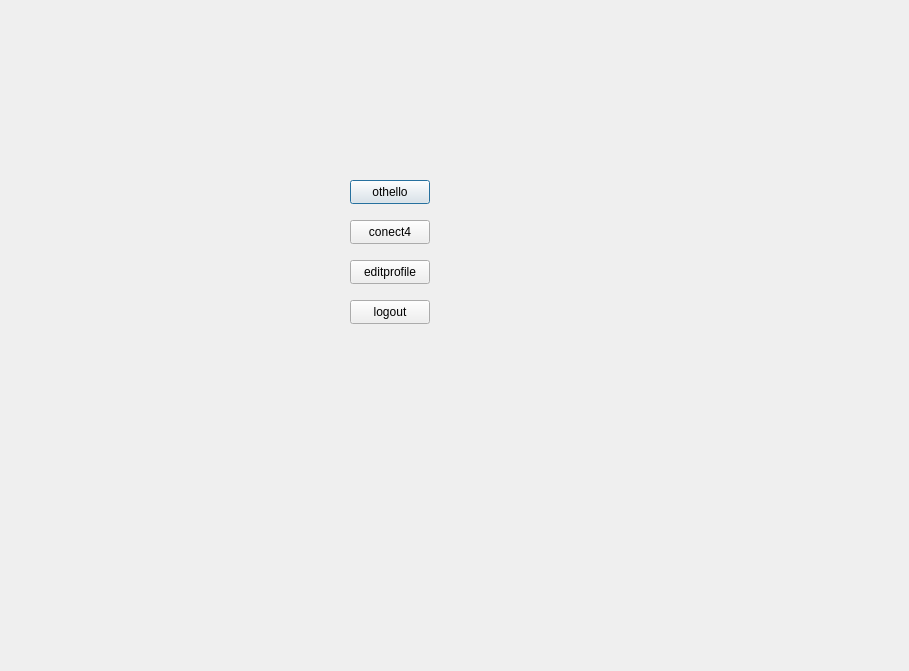
<?xml version="1.0" encoding="UTF-8"?>
<ui version="4.0">
 <class>Dialog</class>
 <widget class="QDialog" name="Dialog">
  <property name="geometry">
   <rect>
    <x>0</x>
    <y>0</y>
    <width>909</width>
    <height>671</height>
   </rect>
  </property>
  <property name="windowTitle">
   <string>Dialog</string>
  </property>
  <widget class="QPushButton" name="btnOthello">
   <property name="geometry">
    <rect>
     <x>350</x>
     <y>180</y>
     <width>80</width>
     <height>24</height>
    </rect>
   </property>
   <property name="text">
    <string>othello</string>
   </property>
  </widget>
  <widget class="QPushButton" name="btnConnect4">
   <property name="geometry">
    <rect>
     <x>350</x>
     <y>220</y>
     <width>80</width>
     <height>24</height>
    </rect>
   </property>
   <property name="text">
    <string>conect4</string>
   </property>
  </widget>
  <widget class="QPushButton" name="btnEditProfile">
   <property name="geometry">
    <rect>
     <x>350</x>
     <y>260</y>
     <width>80</width>
     <height>24</height>
    </rect>
   </property>
   <property name="text">
    <string>editprofile</string>
   </property>
  </widget>
  <widget class="QPushButton" name="btnLogout">
   <property name="geometry">
    <rect>
     <x>350</x>
     <y>300</y>
     <width>80</width>
     <height>24</height>
    </rect>
   </property>
   <property name="text">
    <string>logout</string>
   </property>
  </widget>
 </widget>
 <resources/>
 <connections/>
</ui>
